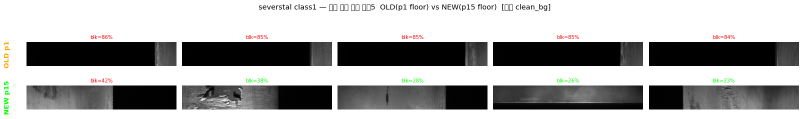
#> input picture .claude/.etc/positive_place_viz/class1_cleanbg_oldnew.png, 1604 x 237 px (shown at 1/2 size)
$ python -i viz_bg_class_similarity.py   (imports and definitions only)   (older library calls are emulated)
#> lines starting #> are read from the running program, lines starting #| are printed output that depends on the picture
"""
클래스별 배경 정합도 figure: AROMA vs Random (독립 metric, severstal).

주장: AROMA 는 각 클래스 결함이 실제 놓이는 배경(real 클래스-c 배경 분포)과
유사한 배경을 골라 배치, random 은 무작위 → aroma 배정배경이 real 클래스-c 배경에
더 유사.

metric(독립 — pipeline class_fit 아님, by-construction 회피):
  real 클래스-c 참조 = real 클래스-c 결함이미지의 배경(mask==0) 회색 히스토그램 평균.
  각 ROI 배정배경(good 이미지) 회색 히스토그램 → real 클래스-c 참조와 히스토그램 교집합.
  clean_bg_selected(aroma) vs clean_bg_random_arm(random), 클래스별 box/violin.

출력: .claude/.etc/positive_place_viz/bg_class_similarity_<ds>.png
"""
import os, sys, json, glob, io
import numpy as np, cv2
import matplotlib
# [1 line not run here, left out]
import matplotlib.pyplot as plt

DS_ROOT = "D:/project/aroma_dataset"
OUT = "D:/project/aroma/.claude/.etc/positive_place_viz"
BINS = 32
REF_SAMPLE = 120          # 클래스별 참조 산정 표본(속도)
EXTS = ("png", "jpg", "jpeg", "bmp")


def _bg_descriptor(gray, mask=None):
    """배경 descriptor = [회색 intensity | gradient-mag | local-variance] 히스토그램 concat.
    AROMA compat 게이트가 텍스처(분산/엣지) 기반이므로 intensity 만으론 부족 —
    gradient-magnitude + local-variance 를 더해 텍스처를 포착(cv2, GPU 불요, 독립 metric)."""
    g = gray.astype(np.float32)
    # gradient magnitude
    gx = cv2.Sobel(g, cv2.CV_32F, 1, 0, ksize=3)
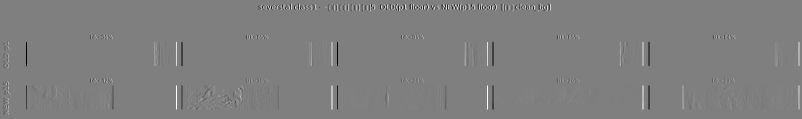
#> gx: shape (237, 1604) float32 (shown at 1/2 size); min -1020, max 1020, mean 0; drawn with min black and max white
    gy = cv2.Sobel(g, cv2.CV_32F, 0, 1, ksize=3)
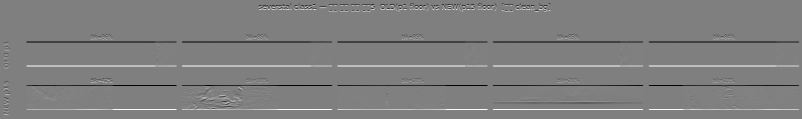
#> gy: shape (237, 1604) float32 (shown at 1/2 size); min -1020, max 1020, mean 0; drawn with min black and max white
    gm = np.hypot(gx, gy)
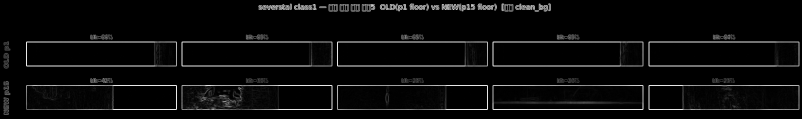
#> gm: shape (237, 1604) float32 (shown at 1/2 size); min 0, max 1114, mean 50; drawn with min black and max white
    # local variance (5x5)
    k = np.ones((5, 5), np.float32) / 25.0
    lm = cv2.filter2D(g, -1, k)
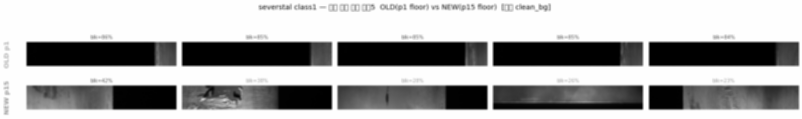
#> lm: shape (237, 1604) float32 (shown at 1/2 size); min 0, max 255, mean 170.9
    lv = cv2.filter2D((g - lm) ** 2, -1, k)
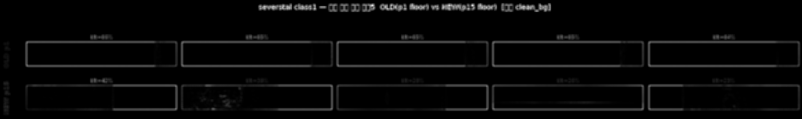
#> lv: shape (237, 1604) float32 (shown at 1/2 size); min 0, max 17808.5, mean 532.6; drawn with min black and max white
    sel = mask if (mask is not None) else np.ones(gray.shape, bool)
    if sel.sum() == 0:
        return None
    parts = []
    for arr, rng in ((g, (0, 256)), (gm, (0, 400)), (lv, (0, 2000))):
        h, _ = np.histogram(arr[sel], bins=BINS, range=rng)
        s = h.sum()
        parts.append(h / s if s > 0 else h)
#> this loop made 3 passes
#> (rng, s) on passes 1 to 3: ((0, 256), 380148), ((0, 400), 361576), ((0, 2000), 338630)
#> after the loop, parts = 3 items
    return np.concatenate(parts) / len(parts)   # 합=1 → intersection 0-1


def _gray_hist(gray, mask=None):
    return _bg_descriptor(gray, mask)


def _hist_inter(a, b):
    return float(np.minimum(a, b).sum()) if a is not None and b is not None else np.nan


# [28 lines left out: functions _find, build_class_ref, not called in this run]


_GOOD_CACHE = {}
# [73 lines left out: functions good_hist, collect, run, not called in this run]


# [9 lines not run here, left out]

>>> import cv2
>>> picture = cv2.imread('../class1_cleanbg_oldnew.png', cv2.IMREAD_GRAYSCALE)
>>> result = _bg_descriptor(picture)
#> result = 96 values, max 0.292 at index 64, min 0.000182 at index 24, mean 0.0104

$ run again, on .claude/.etc/positive_place_viz/class4_cleanbg_oldnew.png
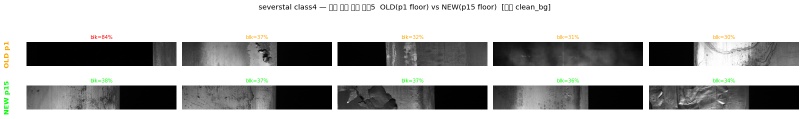
#> input picture .claude/.etc/positive_place_viz/class4_cleanbg_oldnew.png, 1604 x 237 px (shown at 1/2 size)
#> in _bg_descriptor, `gy = cv2.Sobel(g, cv2.CV_32F, 0, 1, ksize=3)`:
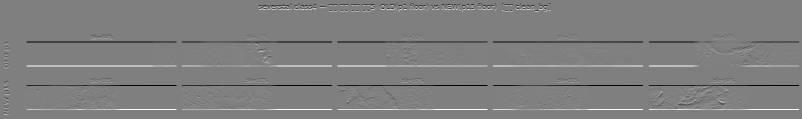
#> gy: shape (237, 1604) float32 (shown at 1/2 size); min -1020, max 1020, mean 0; drawn with min black and max white
#> in _bg_descriptor, `lv = cv2.filter2D((g - lm) ** 2, -1, k)`:
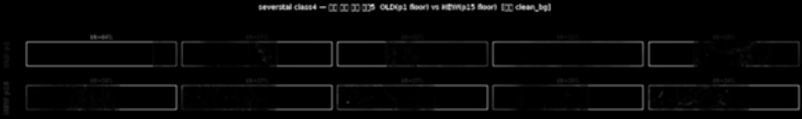
#> lv: shape (237, 1604) float32 (shown at 1/2 size); min 0, max 17808.5, mean 465.5; drawn with min black and max white
#> the loop in _bg_descriptor, `for arr, rng in ((g, (0, 256)), (gm, (0, 400)), (lv, (0, 2000))):` made 3 passes
#> (rng, s) on passes 1 to 3: ((0, 256), 380148), ((0, 400), 363104), ((0, 2000), 346223)
#> after the loop in _bg_descriptor, `for arr, rng in ((g, (0, 256)), (gm, (0, 400)), (lv, (0, 2000))):`: parts = 3 items
#> result = 96 values, max 0.275 at index 64, min 0.000169 at index 63, mean 0.0104
